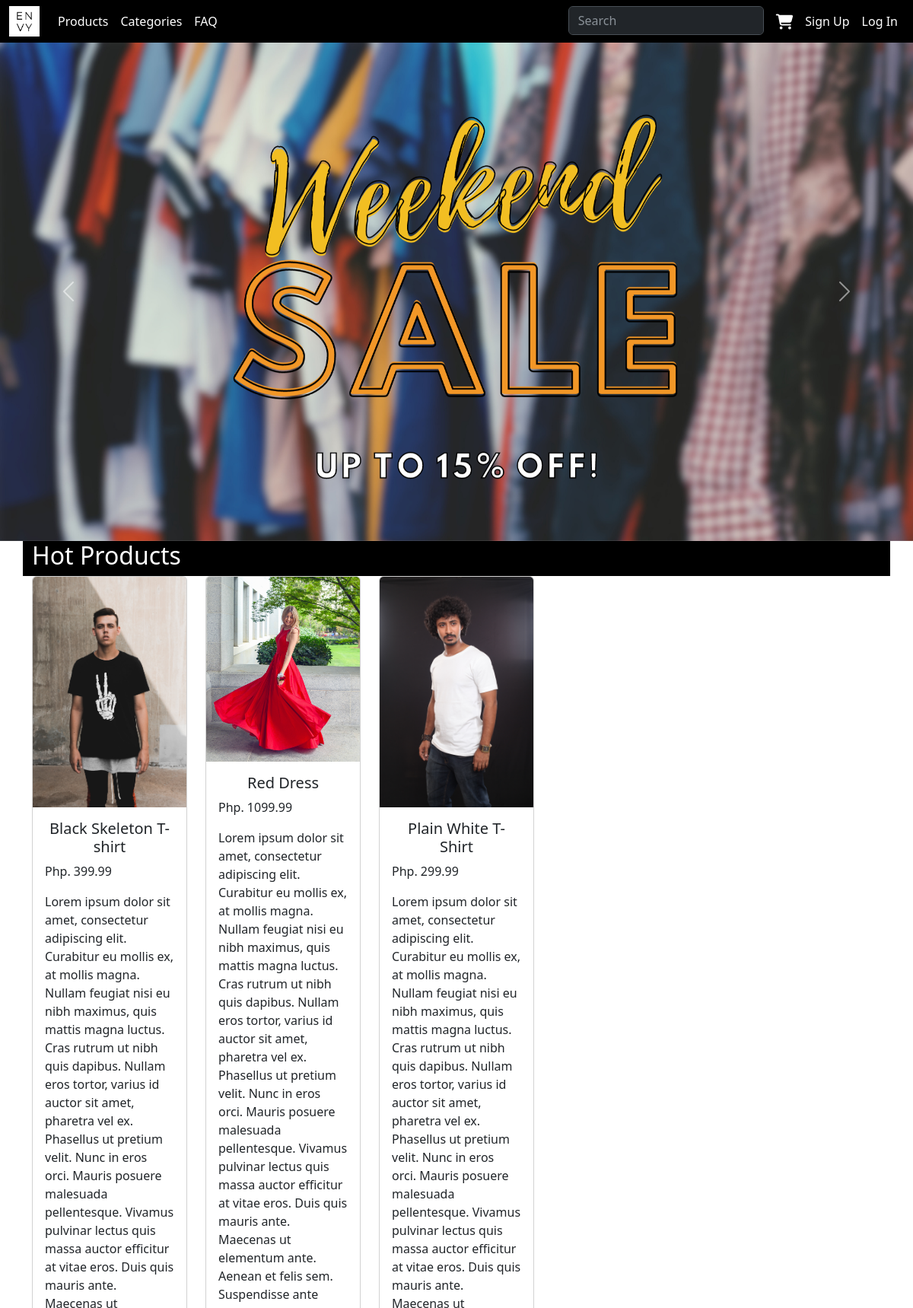
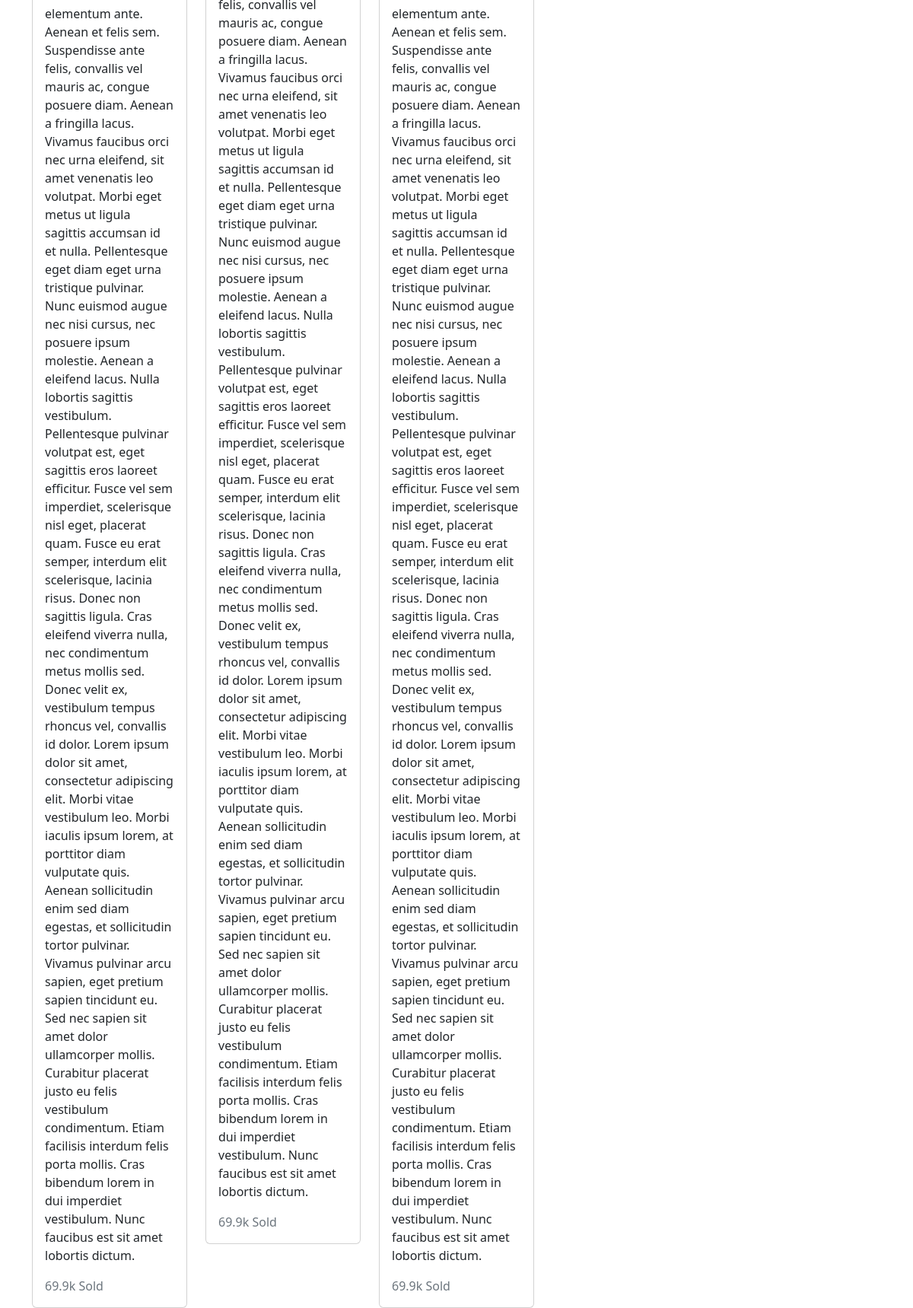
/home/, run on the app's committed database (2 pictures, top to bottom).
### home/models.py (models this page shows, shortened)
class Product(models.Model):
    product_name = models.CharField(max_length=600)
    product_image = models.ImageField(upload_to='items/', default='static/items/red_dress.jpg')
    description = models.TextField()
    price = models.FloatField()

### home/views.py (the view)
# urls.py: path('home/', homepage_view.homepage, name='homepage'),
def homepage(request):
    products = Product.objects.all()
    return render(request, "home/index.html", {"products": products})

### home/templates/home/index.html (shortened to what this page needs)
{% extends "home/base.html" %} {% block content%}
{%load static%}
<div
      class="bg-white mx-auto position-relative"
      style="width: 1200px; height: 5000"
    >
<div
  id="carouselExampleAutoplaying"
  class="carousel slide"
  data-bs-ride="carousel"
>
  <div class="carousel-inner">
    <div class="carousel-item active">
      <img src="{% static 'index/weekend_sale.png' %}" class="d-block w-100" alt="test" />
    </div>
  </div>
  <button
    class="carousel-control-prev"
    type="button"
    data-bs-target="#carouselExampleAutoplaying"
    data-bs-slide="prev"
  >
    <span class="carousel-control-prev-icon" aria-hidden="true"></span>
  </button>
  <button
    class="carousel-control-next"
    type="button"
    data-bs-target="#carouselExampleAutoplaying"
    data-bs-slide="next"
  >
    <span class="carousel-control-next-icon" aria-hidden="true"></span>
  </button>
</div>
<div class="container">
  <div class="row row-cols-5">
    <div class="col col-12 bg-black text-white">
      <p class="h2">Hot Products</p>
    </div>
    {% for p in products %}
    <div class="col">
      <a class="nav-link" href="product/{{p.id}}">
        <div class="card">
          <img src="{{p.product_image.url}}" class="card-img-top" alt="..." />
          <div class="card-body">
            <h5 class="card-title text-center">{{p.product_name}}</h5>
            <div class="row justify-content-evenly">
              <p class="card-text">Php. {{p.price}}</p>
              <p class="card-text">{{p.description}}</p>
              <p class="card-text text-secondary">69.9k Sold</p>
            </div>
          </div>
        </div>
      </a>
    </div>
    {% endfor %}
  </div>
</div>
</div>
{% endblock %}

### home/templates/home/base.html (style rules this page uses)
body { background: #f6f6f6; padding-top: 56px; }
.nav-link { color: white; }

### data on the page
Product: product_image (picture), product_name "Black Skeleton T-shirt", price "399.99", description "Lorem ipsum dolor sit amet, consectetur adipiscing elit. Curabitur eu mollis ex, at mollis magna. Nullam feugiat nisi eu nibh maximus, quis mattis magna luctus. Cras rutrum ut nibh quis dapibus. Nullam eros tortor, varius id auctor sit amet, pharetra vel ex. Phasellus ut pretium velit. Nunc in eros orci. Mauris posuere malesuada pellentesque. Vivamus pulvinar lectus quis massa auctor efficitur at vitae eros. Duis quis mauris ante. Maecenas ut elementum ante. Aenean et felis sem. Suspendisse ante felis, convallis vel mauris ac, congue posuere diam. Aenean a fringilla lacus. Vivamus faucibus orci nec urna eleifend, sit amet venenatis leo volutpat. Morbi eget metus ut ligula sagittis accumsan…"
Product: product_image (picture), product_name "Red Dress", price "1099.99", description "Lorem ipsum dolor sit amet, consectetur adipiscing elit. Curabitur eu mollis ex, at mollis magna. Nullam feugiat nisi eu nibh maximus, quis mattis magna luctus. Cras rutrum ut nibh quis dapibus. Nullam eros tortor, varius id auctor sit amet, pharetra vel ex. Phasellus ut pretium velit. Nunc in eros orci. Mauris posuere malesuada pellentesque. Vivamus pulvinar lectus quis massa auctor efficitur at vitae eros. Duis quis mauris ante. Maecenas ut elementum ante. Aenean et felis sem. Suspendisse ante felis, convallis vel mauris ac, congue posuere diam. Aenean a fringilla lacus. Vivamus faucibus orci nec urna eleifend, sit amet venenatis leo volutpat. Morbi eget metus ut ligula sagittis accumsan…"
Product: product_image (picture), product_name "Plain White T-Shirt", price "299.99", description "Lorem ipsum dolor sit amet, consectetur adipiscing elit. Curabitur eu mollis ex, at mollis magna. Nullam feugiat nisi eu nibh maximus, quis mattis magna luctus. Cras rutrum ut nibh quis dapibus. Nullam eros tortor, varius id auctor sit amet, pharetra vel ex. Phasellus ut pretium velit. Nunc in eros orci. Mauris posuere malesuada pellentesque. Vivamus pulvinar lectus quis massa auctor efficitur at vitae eros. Duis quis mauris ante. Maecenas ut elementum ante. Aenean et felis sem. Suspendisse ante felis, convallis vel mauris ac, congue posuere diam. Aenean a fringilla lacus. Vivamus faucibus orci nec urna eleifend, sit amet venenatis leo volutpat. Morbi eget metus ut ligula sagittis accumsan…"
